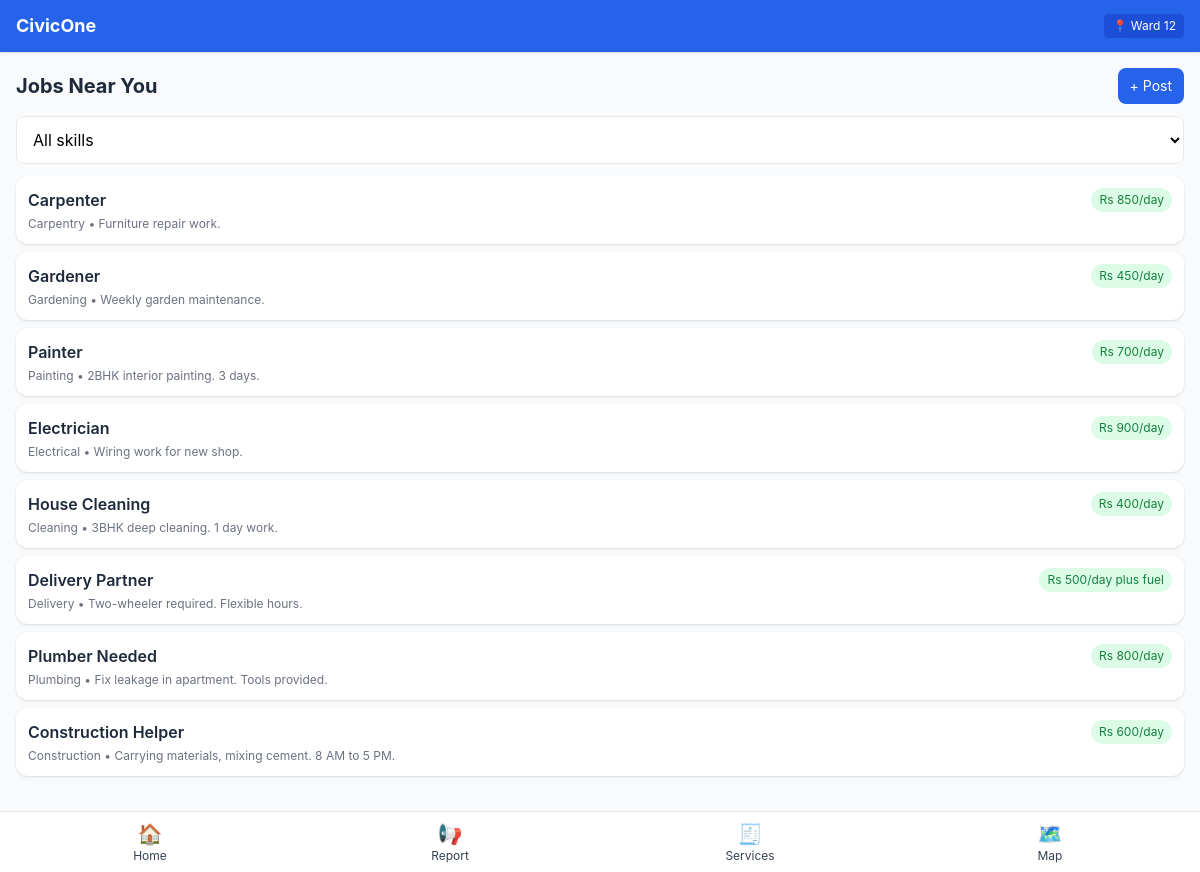
Page /jobs on the committed database.
### tables this page shows
CREATE TABLE job (
  id INTEGER PRIMARY KEY AUTOINCREMENT,
  title TEXT,
  skill TEXT,
  wage TEXT,
  lat REAL,
  lng REAL,
  contact TEXT,
  description TEXT,
  posted_at TIMESTAMP DEFAULT CURRENT_TIMESTAMP
);

### app.py (the view)
@app.route("/jobs")
def jobs():
    db = get_db()
    skill = request.args.get("skill", "").strip()
    q = "SELECT * FROM job"
    params = []
    if skill:
        q += " WHERE skill LIKE ?"
        params.append(f"%{skill}%")
    q += " ORDER BY id DESC"
    rows = db.execute(q, params).fetchall()
    skills = db.execute("SELECT DISTINCT skill FROM job ORDER BY skill").fetchall()
    db.close()
    return render_template("jobs.html", jobs=rows, skills=skills, selected=skill)

### app.py (called while the page is built)
def get_db():
    conn = sqlite3.connect(DB_PATH)
    conn.row_factory = sqlite3.Row
    return conn

### templates/jobs.html (shortened to what this page needs)
{% extends "base_mobile.html" %}
{% block content %}
<div class="p-4">
  <div class="flex justify-between items-center mb-3">
    <h2 class="text-xl font-bold text-slate-800">Jobs Near You</h2>
    <a href="/jobs/new" class="bg-blue-600 text-white text-sm px-3 py-2 rounded-lg">+ Post</a>
  </div>
  <form method="GET" class="mb-3">
    <select name="skill" onchange="this.form.submit()" class="w-full p-3 border rounded-lg bg-white">
      <option value="">All skills</option>
    </select>
  </form>
  <div class="space-y-2">
    {% for j in jobs %}
    <a href="/jobs/{{ j.id }}" class="block bg-white p-3 rounded-xl shadow">
      <div class="flex justify-between items-start">
        <div class="font-semibold text-slate-800">{{ j.title }}</div>
        <div class="text-xs bg-green-100 text-green-700 px-2 py-1 rounded-full">{{ j.wage }}</div>
      </div>
      <div class="text-xs text-gray-500 mt-1">{{ j.skill }} • {{ j.description }}</div>
    </a>
    {% endfor %}
  </div>
</div>
{% endblock %}

### templates/base_mobile.html (style rules this page uses)
body { font-family: -apple-system, BlinkMacSystemFont, "Segoe UI", Roboto, sans-serif; }

### rows in the picture
job: title "Carpenter", wage "Rs 850/day", skill "Carpentry", description "Furniture repair work."
job: title "Gardener", wage "Rs 450/day", skill "Gardening", description "Weekly garden maintenance."
job: title "Painter", wage "Rs 700/day", skill "Painting", description "2BHK interior painting. 3 days."
job: title "Electrician", wage "Rs 900/day", skill "Electrical", description "Wiring work for new shop."
job: title "House Cleaning", wage "Rs 400/day", skill "Cleaning", description "3BHK deep cleaning. 1 day work."
job: title "Delivery Partner", wage "Rs 500/day plus fuel", skill "Delivery", description "Two-wheeler required. Flexible hours."
job: title "Plumber Needed", wage "Rs 800/day", skill "Plumbing", description "Fix leakage in apartment. Tools provided."
job: title "Construction Helper", wage "Rs 600/day", skill "Construction", description "Carrying materials, mixing cement. 8 AM to 5 PM."
